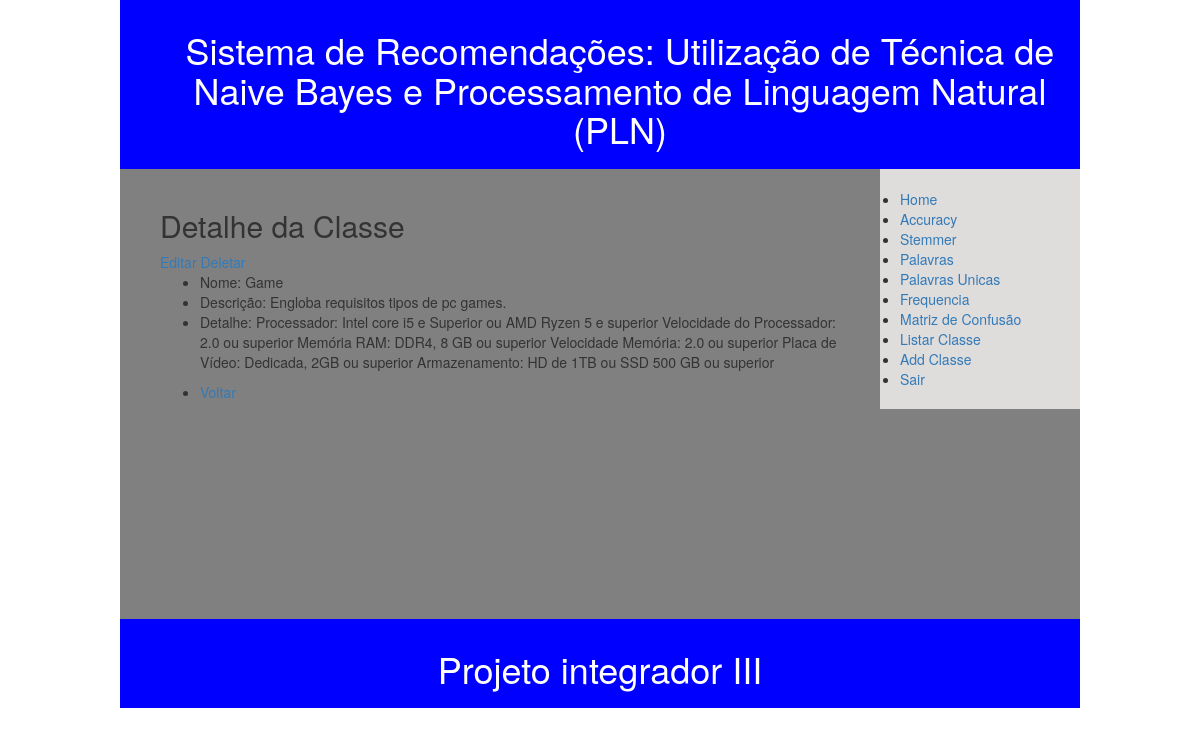
The app's page /classe/1/ (signed in) with its own data.
### projint/models.py (models this page shows, shortened)
class Classe(models.Model):
    nome = models.CharField(max_length=200)
    descricao = models.TextField()
    detalhe = models.TextField()

### projint/views.py (the view)
# urls.py: path('classe/<int:pk>/', views.classe_detail, name='classe_detail'),
@login_required
def classe_detail(request, pk):
	classe = get_object_or_404(Classe, pk=pk)
	return render(request, 'projint/classe_detail.html', {'classe':classe})

### projint/templates/projint/classe_detail.html
{% extends 'projint/base.html' %}
{% block dinamico %}
	<div class="content">
		<div class="content-classe-list">
			<h2>Detalhe da Classe</h2>
			<a href="{% url 'classe_edit' pk=classe.pk %}">Editar</a>
			<a href="{% url 'classe_remove' pk=classe.pk %}">Deletar</a>
			{% if classe.nome %}
			<ul>
				<li>Nome: {{ classe.nome }}</li>
				<li>Descrição: {{ classe.descricao}}</li>
				<li>Detalhe: {{ classe.detalhe}}</li>
			</ul>
			<ul>
				<li> <a href="{% url 'index' %}">Voltar</a> </li>
			</ul>
			{% endif %}
		</div>
{% endblock %}

### projint/static/css/estilo.css (style rules this page uses)
body, html { margin:0; padding:0; }
.content { float:left; width:100%; align-items: center; margin-right:-210px; }
.content-classe-list { margin-right:210px; margin-left: 20px; text-align: inherit; min-height: 450px; padding: 20px; }

### records on screen
Classe: nome "Game", descricao "Engloba requisitos tipos de pc games.", detalhe "Processador: Intel core i5 e Superior ou AMD Ryzen 5 e superior Velocidade do Processador: 2.0 ou superior Memória RAM: DDR4, 8 GB ou superior Velocidade Memória: 2.0 ou superior Placa de Vídeo: Dedicada, 2GB ou superior Armazenamento: HD de 1TB ou SSD 500 GB ou superior"
